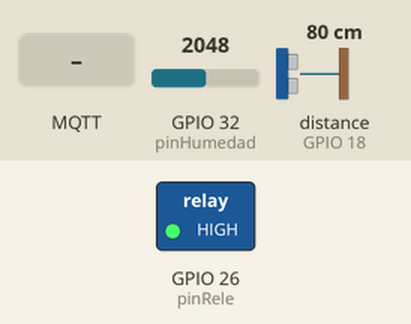
The sketch below on a simulated ESP32. On the bench: switched loads named in the sketch (green lamp = pin HIGH). Wiring (inferred from the names in the program): ultrasonic range finder: trigger GPIO 5; echo GPIO 18. The inputs (shaded band) are chosen by the test bench; at power-on: distance to the obstacle (sensor on GPIO 18) 80 cm, GPIO 32 (pinHumedad) = 2048. The echo pulse lasts 58.3 µs per cm; WiFi joins after 1.5 s; servers stay silent unless stated; random numbers use the default seed unless the sketch sets one; no MQTT or app messages arrive unless stated; pins used as bus, display or sensor lines are not drawn; what the sketch prints to the serial monitor is not drawn.

Above: at 2.7 s.
2.8 s: distance to the obstacle (sensor on GPIO 18) set to 18 cm
7.5 s: distance to the obstacle (sensor on GPIO 18) set to 14 cm
At 9.5 s:
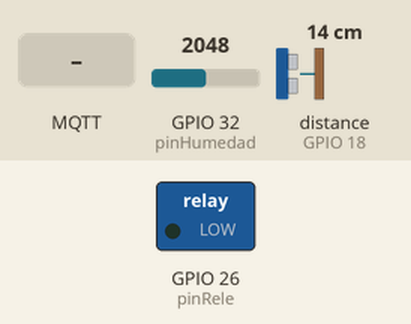
17.0 s: MQTT message "0" arrives on the first subscribed topic
At 17.8 s:
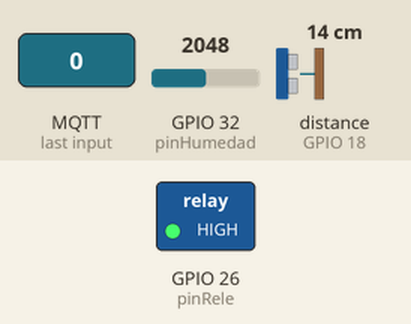
18.5 s: MQTT message "ON" arrives on the first subscribed topic
At 18.9 s:
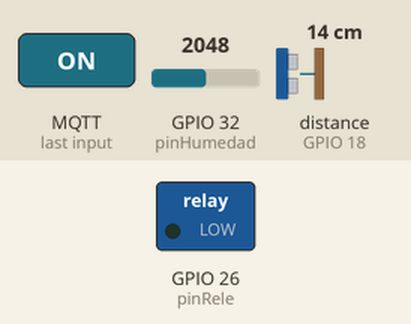
20.0 s: MQTT message "OFF" arrives on the first subscribed topic
At 21.3 s:
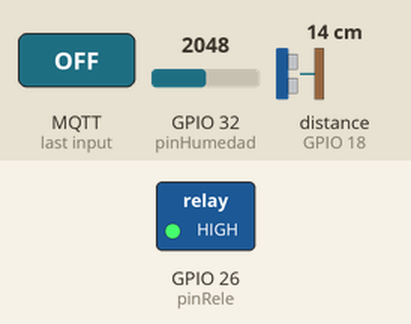
Timing chart, 0 to 28.5 s (numbered marks = the images above; inputs shaded):
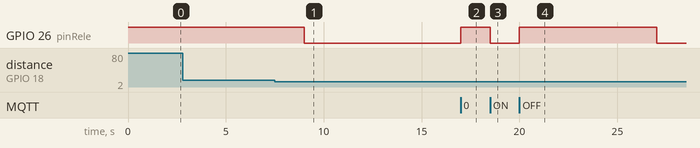

Measured:
- the behaviour switches between 16 and 15 cm on distance to the obstacle (sensor on GPIO 18) (found by bisection; images 0 and 1)
- after the input at 2.8 s, every drawn part: stays the same
- after the input at 7.5 s, GPIO 26 (pinRele): HIGH → LOW after 1.5 s
- after the input at 17.0 s, GPIO 26 (pinRele): LOW → HIGH at once
- after the input at 18.5 s, GPIO 26 (pinRele): HIGH → LOW at once
- after the input at 20.0 s, GPIO 26 (pinRele): LOW → HIGH at once, → LOW 7.0 s later

The sketch:

riego_esp32.ino
```cpp
#include <WiFi.h>
#include <PubSubClient.h>

// --- Credenciales de Red y MQTT ---
const char* ssid = "Nombre red wifi";
const char* password = "contraseña";
const char* mqtt_server = "192.168.0.137";

// --- Definición de Pines ---
const int pinHumedad = 32;
const int pinTrig = 5;
const int pinEcho = 18;
const int pinRele = 26;

WiFiClient espClient;
PubSubClient client(espClient);
unsigned long lastMsg = 0;

// --- LÓGICA DE AUTOMATIZACIÓN ---
bool modoManual = false;
unsigned long tiempoManual = 0;
const int TIEMPO_PAUSA_MANUAL = 5000; // El switch manual dura 5 segundos

// ¡Ajusta estos valores según tus pruebas físicas!
const int UMBRAL_SECO = 300;       // Si la lectura es MAYOR a esto, la tierra está seca
const int NIVEL_MINIMO_AGUA = 15;   // Si la distancia es MENOR a 15cm, SÍ hay agua en el tinaco

void callback(char* topic, byte* payload, unsigned int length) {
  String mensaje = "";
  for (int i = 0; i < length; i++) {
    mensaje += (char)payload[i];
  }

  if (String(topic) == "escom/iot/equipo/jardin/bomba/control") {
    // Si el usuario usa el Dashboard, activamos el Modo Manual
    modoManual = true;
    tiempoManual = millis();

    if (mensaje == "1" || mensaje == "ON" || mensaje == "true") {
      digitalWrite(pinRele, LOW); // Encender
      Serial.println(">>> MODO MANUAL: BOMBA ENCENDIDA (Pausa auto de 5s) <<<");
    } else if (mensaje == "0" || mensaje == "OFF" || mensaje == "false") {
      digitalWrite(pinRele, HIGH); // Apagar
      Serial.println(">>> MODO MANUAL: BOMBA APAGADA (Pausa auto de 5s) <<<");
    }
  }
}

void reconnect() {
  while (!client.connected()) {
    String clientId = "ESP32Client-";
    clientId += String(random(0xffff), HEX);
    if (client.connect(clientId.c_str())) {
      Serial.println("Conectado a MQTT!");
      client.subscribe("escom/iot/equipo/jardin/bomba/control");
    } else {
      delay(5000);
    }
  }
}

void setup() {
  Serial.begin(115200);
  pinMode(pinHumedad, INPUT);
  pinMode(pinTrig, OUTPUT);
  pinMode(pinEcho, INPUT);
  pinMode(pinRele, OUTPUT);

  digitalWrite(pinRele, HIGH); // Arranca apagado

  WiFi.begin(ssid, password);
  while (WiFi.status() != WL_CONNECTED) {
    delay(500);
    Serial.print(".");
  }
  client.setServer(mqtt_server, 1883);
  client.setCallback(callback);
}

void loop() {
  if (!client.connected()) {
    reconnect();
  }
  client.loop();

  unsigned long now = millis();

  // 1. Verificar si ya se acabó el tiempo de pausa manual
  if (modoManual && (now - tiempoManual > TIEMPO_PAUSA_MANUAL)) {
      modoManual = false;
      Serial.println("--- REGRESANDO A MODO AUTOMÁTICO ---");
  }

  // 2. Lectura y publicación cada 3 segundos
  if (now - lastMsg > 3000) {
    lastMsg = now;

    int valorHumedad = analogRead(pinHumedad);

    digitalWrite(pinTrig, LOW);
    delayMicroseconds(2);
    digitalWrite(pinTrig, HIGH);
    delayMicroseconds(10);
    digitalWrite(pinTrig, LOW);
    long duracion = pulseIn(pinEcho, HIGH);
    long distancia_cm = duracion * 0.034 / 2;

    char tempString[8];
    dtostrf(valorHumedad, 1, 0, tempString);
    client.publish("escom/iot/equipo/jardin/humedad", tempString);

    dtostrf(distancia_cm, 1, 2, tempString);
    client.publish("escom/iot/equipo/jardin/deposito/nivel", tempString);

    // --- 3. EJECUTAR LÓGICA AUTOMÁTICA ---
    if (!modoManual) {
        // Condición: Tierra seca Y Tinaco con agua
        if (valorHumedad > UMBRAL_SECO && distancia_cm < NIVEL_MINIMO_AGUA) {
            digitalWrite(pinRele, LOW); // Encender bomba
            Serial.println("AUTO: Regando... (Tierra seca y Tinaco con agua)");
        } else {
            digitalWrite(pinRele, HIGH); // Apagar bomba
            Serial.println("AUTO: Bomba apagada (Humedad OK o Tinaco vacío)");
        }
    }
  }
}
```
